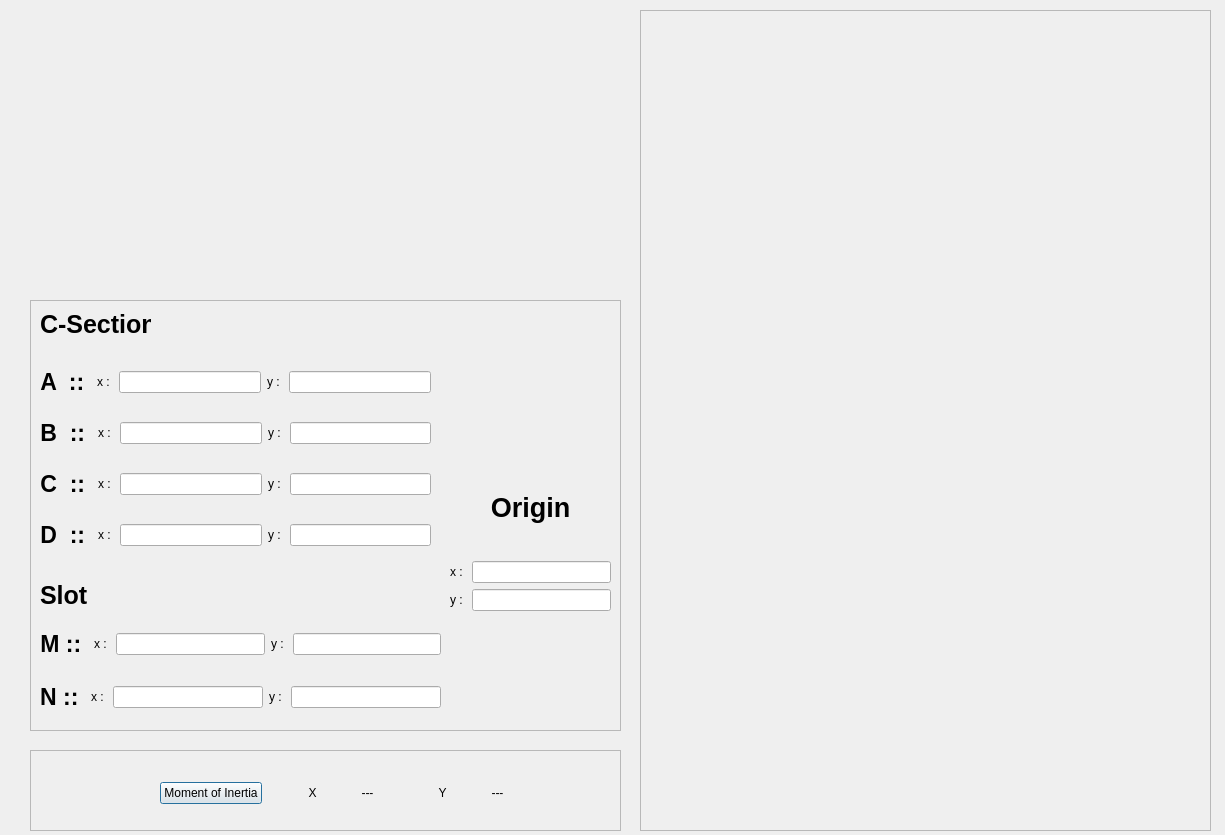
<?xml version="1.0" encoding="UTF-8"?>
<ui version="4.0">
 <class>Moi_cwithslot</class>
 <widget class="QDialog" name="Moi_cwithslot">
  <property name="geometry">
   <rect>
    <x>0</x>
    <y>0</y>
    <width>1225</width>
    <height>835</height>
   </rect>
  </property>
  <property name="windowTitle">
   <string>Dialog</string>
  </property>
  <widget class="QFrame" name="frame_4">
   <property name="geometry">
    <rect>
     <x>30</x>
     <y>750</y>
     <width>591</width>
     <height>81</height>
    </rect>
   </property>
   <property name="frameShape">
    <enum>QFrame::StyledPanel</enum>
   </property>
   <property name="frameShadow">
    <enum>QFrame::Raised</enum>
   </property>
   <widget class="QWidget" name="layoutWidget_5">
    <property name="geometry">
     <rect>
      <x>130</x>
      <y>20</y>
      <width>362</width>
      <height>46</height>
     </rect>
    </property>
    <layout class="QHBoxLayout" name="horizontalLayout_14">
     <item>
      <widget class="QPushButton" name="btn_findCslot_moi">
       <property name="text">
        <string>Moment of Inertia</string>
       </property>
      </widget>
     </item>
     <item>
      <spacer name="verticalSpacer_4">
       <property name="orientation">
        <enum>Qt::Vertical</enum>
       </property>
       <property name="sizeHint" stdset="0">
        <size>
         <width>20</width>
         <height>40</height>
        </size>
       </property>
      </spacer>
     </item>
     <item>
      <widget class="QLabel" name="label_35">
       <property name="text">
        <string>X</string>
       </property>
       <property name="alignment">
        <set>Qt::AlignCenter</set>
       </property>
      </widget>
     </item>
     <item>
      <widget class="QLabel" name="print_Cslotmx">
       <property name="text">
        <string>---</string>
       </property>
       <property name="alignment">
        <set>Qt::AlignCenter</set>
       </property>
      </widget>
     </item>
     <item>
      <spacer name="verticalSpacer_8">
       <property name="orientation">
        <enum>Qt::Vertical</enum>
       </property>
       <property name="sizeHint" stdset="0">
        <size>
         <width>20</width>
         <height>40</height>
        </size>
       </property>
      </spacer>
     </item>
     <item>
      <widget class="QLabel" name="label_36">
       <property name="text">
        <string>Y</string>
       </property>
       <property name="alignment">
        <set>Qt::AlignCenter</set>
       </property>
      </widget>
     </item>
     <item>
      <widget class="QLabel" name="print_Cslotmy">
       <property name="text">
        <string>---</string>
       </property>
       <property name="alignment">
        <set>Qt::AlignCenter</set>
       </property>
      </widget>
     </item>
    </layout>
   </widget>
  </widget>
  <widget class="QFrame" name="frame_2">
   <property name="geometry">
    <rect>
     <x>30</x>
     <y>300</y>
     <width>591</width>
     <height>431</height>
    </rect>
   </property>
   <property name="frameShape">
    <enum>QFrame::StyledPanel</enum>
   </property>
   <property name="frameShadow">
    <enum>QFrame::Raised</enum>
   </property>
   <widget class="QLabel" name="label_37">
    <property name="geometry">
     <rect>
      <x>10</x>
      <y>280</y>
      <width>51</width>
      <height>31</height>
     </rect>
    </property>
    <property name="font">
     <font>
      <pointsize>19</pointsize>
      <weight>75</weight>
      <bold>true</bold>
     </font>
    </property>
    <property name="text">
     <string>Slot</string>
    </property>
   </widget>
   <widget class="QLabel" name="label_38">
    <property name="geometry">
     <rect>
      <x>10</x>
      <y>10</y>
      <width>111</width>
      <height>28</height>
     </rect>
    </property>
    <property name="font">
     <font>
      <pointsize>19</pointsize>
      <weight>75</weight>
      <bold>true</bold>
     </font>
    </property>
    <property name="text">
     <string>C-Section</string>
    </property>
   </widget>
   <widget class="QWidget" name="layoutWidget_6">
    <property name="geometry">
     <rect>
      <x>10</x>
      <y>50</y>
      <width>391</width>
      <height>221</height>
     </rect>
    </property>
    <layout class="QGridLayout" name="gridLayout_3">
     <item row="3" column="0">
      <layout class="QHBoxLayout" name="horizontalLayout_15">
       <item>
        <widget class="QLabel" name="label_39">
         <property name="font">
          <font>
           <pointsize>17</pointsize>
           <weight>75</weight>
           <bold>true</bold>
          </font>
         </property>
         <property name="text">
          <string>D  :: </string>
         </property>
         <property name="alignment">
          <set>Qt::AlignCenter</set>
         </property>
        </widget>
       </item>
       <item>
        <widget class="QLabel" name="label_40">
         <property name="text">
          <string>x : </string>
         </property>
         <property name="alignment">
          <set>Qt::AlignCenter</set>
         </property>
        </widget>
       </item>
       <item>
        <widget class="QLineEdit" name="Dmslot_x"/>
       </item>
       <item>
        <widget class="QLabel" name="label_41">
         <property name="text">
          <string>y : </string>
         </property>
         <property name="alignment">
          <set>Qt::AlignCenter</set>
         </property>
        </widget>
       </item>
       <item>
        <widget class="QLineEdit" name="Dmslot_y"/>
       </item>
      </layout>
     </item>
     <item row="2" column="0">
      <layout class="QHBoxLayout" name="horizontalLayout_16">
       <item>
        <widget class="QLabel" name="label_14">
         <property name="font">
          <font>
           <pointsize>17</pointsize>
           <weight>75</weight>
           <bold>true</bold>
          </font>
         </property>
         <property name="text">
          <string>C  :: </string>
         </property>
         <property name="alignment">
          <set>Qt::AlignCenter</set>
         </property>
        </widget>
       </item>
       <item>
        <widget class="QLabel" name="label_42">
         <property name="text">
          <string>x : </string>
         </property>
         <property name="alignment">
          <set>Qt::AlignCenter</set>
         </property>
        </widget>
       </item>
       <item>
        <widget class="QLineEdit" name="Cmslot_x"/>
       </item>
       <item>
        <widget class="QLabel" name="label_43">
         <property name="text">
          <string>y : </string>
         </property>
         <property name="alignment">
          <set>Qt::AlignCenter</set>
         </property>
        </widget>
       </item>
       <item>
        <widget class="QLineEdit" name="Cmslot_y"/>
       </item>
      </layout>
     </item>
     <item row="1" column="0">
      <layout class="QHBoxLayout" name="horizontalLayout_5">
       <item>
        <widget class="QLabel" name="label_5">
         <property name="font">
          <font>
           <pointsize>17</pointsize>
           <weight>75</weight>
           <bold>true</bold>
          </font>
         </property>
         <property name="text">
          <string>B  :: </string>
         </property>
         <property name="alignment">
          <set>Qt::AlignCenter</set>
         </property>
        </widget>
       </item>
       <item>
        <widget class="QLabel" name="label_9">
         <property name="text">
          <string>x : </string>
         </property>
         <property name="alignment">
          <set>Qt::AlignCenter</set>
         </property>
        </widget>
       </item>
       <item>
        <widget class="QLineEdit" name="Bmslot_x"/>
       </item>
       <item>
        <widget class="QLabel" name="label_15">
         <property name="text">
          <string>y : </string>
         </property>
         <property name="alignment">
          <set>Qt::AlignCenter</set>
         </property>
        </widget>
       </item>
       <item>
        <widget class="QLineEdit" name="Bmslot_y"/>
       </item>
      </layout>
     </item>
     <item row="0" column="0">
      <layout class="QHBoxLayout" name="horizontalLayout_6">
       <item>
        <widget class="QLabel" name="label_2">
         <property name="sizePolicy">
          <sizepolicy hsizetype="Preferred" vsizetype="Preferred">
           <horstretch>0</horstretch>
           <verstretch>0</verstretch>
          </sizepolicy>
         </property>
         <property name="font">
          <font>
           <pointsize>17</pointsize>
           <weight>75</weight>
           <bold>true</bold>
          </font>
         </property>
         <property name="text">
          <string>A  :: </string>
         </property>
         <property name="alignment">
          <set>Qt::AlignCenter</set>
         </property>
        </widget>
       </item>
       <item>
        <widget class="QLabel" name="label_10">
         <property name="text">
          <string>x : </string>
         </property>
         <property name="alignment">
          <set>Qt::AlignCenter</set>
         </property>
        </widget>
       </item>
       <item>
        <widget class="QLineEdit" name="Amslot_x"/>
       </item>
       <item>
        <widget class="QLabel" name="label_16">
         <property name="text">
          <string>y : </string>
         </property>
         <property name="alignment">
          <set>Qt::AlignCenter</set>
         </property>
        </widget>
       </item>
       <item>
        <widget class="QLineEdit" name="Amslot_y"/>
       </item>
      </layout>
     </item>
    </layout>
   </widget>
   <widget class="QWidget" name="layoutWidget_7">
    <property name="geometry">
     <rect>
      <x>420</x>
      <y>160</y>
      <width>161</width>
      <height>151</height>
     </rect>
    </property>
    <layout class="QVBoxLayout" name="verticalLayout_5">
     <item>
      <widget class="QLabel" name="label_44">
       <property name="font">
        <font>
         <pointsize>20</pointsize>
         <weight>75</weight>
         <bold>true</bold>
        </font>
       </property>
       <property name="text">
        <string>Origin</string>
       </property>
       <property name="alignment">
        <set>Qt::AlignCenter</set>
       </property>
      </widget>
     </item>
     <item>
      <layout class="QHBoxLayout" name="horizontalLayout_17">
       <item>
        <widget class="QLabel" name="label_45">
         <property name="text">
          <string>x : </string>
         </property>
         <property name="alignment">
          <set>Qt::AlignCenter</set>
         </property>
        </widget>
       </item>
       <item>
        <widget class="QLineEdit" name="OriginCslotm_x"/>
       </item>
      </layout>
     </item>
     <item>
      <layout class="QHBoxLayout" name="horizontalLayout_18">
       <item>
        <widget class="QLabel" name="label_46">
         <property name="text">
          <string>y : </string>
         </property>
         <property name="alignment">
          <set>Qt::AlignCenter</set>
         </property>
        </widget>
       </item>
       <item>
        <widget class="QLineEdit" name="OriginCslotm_y"/>
       </item>
      </layout>
     </item>
    </layout>
   </widget>
   <widget class="QWidget" name="layoutWidget_8">
    <property name="geometry">
     <rect>
      <x>10</x>
      <y>310</y>
      <width>401</width>
      <height>121</height>
     </rect>
    </property>
    <layout class="QVBoxLayout" name="verticalLayout_6">
     <item>
      <layout class="QHBoxLayout" name="horizontalLayout_19">
       <item>
        <widget class="QLabel" name="label_47">
         <property name="sizePolicy">
          <sizepolicy hsizetype="Preferred" vsizetype="Preferred">
           <horstretch>0</horstretch>
           <verstretch>0</verstretch>
          </sizepolicy>
         </property>
         <property name="font">
          <font>
           <pointsize>17</pointsize>
           <weight>75</weight>
           <bold>true</bold>
          </font>
         </property>
         <property name="text">
          <string>M :: </string>
         </property>
         <property name="alignment">
          <set>Qt::AlignCenter</set>
         </property>
        </widget>
       </item>
       <item>
        <widget class="QLabel" name="label_48">
         <property name="text">
          <string>x : </string>
         </property>
         <property name="alignment">
          <set>Qt::AlignCenter</set>
         </property>
        </widget>
       </item>
       <item>
        <widget class="QLineEdit" name="Mm_x"/>
       </item>
       <item>
        <widget class="QLabel" name="label_49">
         <property name="text">
          <string>y : </string>
         </property>
         <property name="alignment">
          <set>Qt::AlignCenter</set>
         </property>
        </widget>
       </item>
       <item>
        <widget class="QLineEdit" name="Mm_y"/>
       </item>
      </layout>
     </item>
     <item>
      <layout class="QHBoxLayout" name="horizontalLayout_20">
       <item>
        <widget class="QLabel" name="label_50">
         <property name="sizePolicy">
          <sizepolicy hsizetype="Preferred" vsizetype="Preferred">
           <horstretch>0</horstretch>
           <verstretch>0</verstretch>
          </sizepolicy>
         </property>
         <property name="font">
          <font>
           <pointsize>17</pointsize>
           <weight>75</weight>
           <bold>true</bold>
          </font>
         </property>
         <property name="text">
          <string>N :: </string>
         </property>
         <property name="alignment">
          <set>Qt::AlignCenter</set>
         </property>
        </widget>
       </item>
       <item>
        <widget class="QLabel" name="label_51">
         <property name="text">
          <string>x : </string>
         </property>
         <property name="alignment">
          <set>Qt::AlignCenter</set>
         </property>
        </widget>
       </item>
       <item>
        <widget class="QLineEdit" name="Nm_x"/>
       </item>
       <item>
        <widget class="QLabel" name="label_52">
         <property name="text">
          <string>y : </string>
         </property>
         <property name="alignment">
          <set>Qt::AlignCenter</set>
         </property>
        </widget>
       </item>
       <item>
        <widget class="QLineEdit" name="Nm_y"/>
       </item>
      </layout>
     </item>
    </layout>
   </widget>
  </widget>
  <widget class="QFrame" name="frame">
   <property name="geometry">
    <rect>
     <x>640</x>
     <y>10</y>
     <width>571</width>
     <height>821</height>
    </rect>
   </property>
   <property name="frameShape">
    <enum>QFrame::StyledPanel</enum>
   </property>
   <property name="frameShadow">
    <enum>QFrame::Raised</enum>
   </property>
   <widget class="QCustomPlot" name="moislotplot" native="true">
    <property name="geometry">
     <rect>
      <x>10</x>
      <y>10</y>
      <width>551</width>
      <height>801</height>
     </rect>
    </property>
   </widget>
  </widget>
  <widget class="QLabel" name="label">
   <property name="geometry">
    <rect>
     <x>30</x>
     <y>7</y>
     <width>581</width>
     <height>271</height>
    </rect>
   </property>
   <property name="text">
    <string/>
   </property>
   <property name="pixmap">
    <pixmap resource="resource.qrc">:/shapes/CsLOT.jpg</pixmap>
   </property>
   <property name="scaledContents">
    <bool>true</bool>
   </property>
  </widget>
 </widget>
 <customwidgets>
  <customwidget>
   <class>QCustomPlot</class>
   <extends>QWidget</extends>
   <header>qcustomplot.h</header>
   <container>1</container>
  </customwidget>
 </customwidgets>
 <resources>
  <include location="resource.qrc"/>
 </resources>
 <connections/>
</ui>
